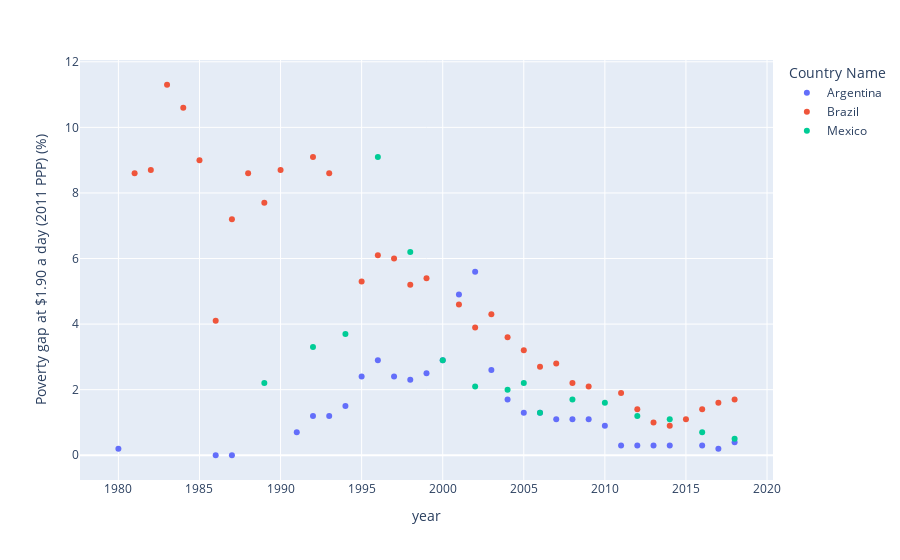

The code cell stored with this chart in its notebook:
### Code cell
px.scatter(df, x='year', y=perc_pov_19, color='Country Name')

### Figure 1 — Plotly figure (JSON) as saved in the notebook; plotly's stock layout.template omitted (floating-point values rounded to 4 significant figures)
{"data": [{"hovertemplate": "Country Name=Argentina<br>year=%{x}<br>Poverty gap at $1.90 a day (2011 PPP) (%)=%{y}<extra></extra>", "legendgroup": "Argentina", "marker": {"color": "#636efa", "symbol": "circle"}, "mode": "markers", "name": "Argentina", "orientation": "v", "showlegend": true, "type": "scatter", "x": [1980, 1986, 1987, 1991, 1992, 1993, 1994, 1995, 1996, 1997, 1998, 1999, 2000, 2001, 2002, 2003, 2004, 2005, 2006, 2007, 2008, 2009, 2010, 2011, 2012, 2013, 2014, 2016, 2017, 2018], "xaxis": "x", "y": [0.2, 0, 0, 0.7, 1.2, 1.2, 1.5, 2.4, 2.9, 2.4, 2.3, 2.5, 2.9, 4.9, 5.6, 2.6, 1.7, 1.3, 1.3, 1.1, 1.1, 1.1, 0.9, 0.3, 0.3, 0.3, 0.3, 0.3, 0.2, 0.4], "yaxis": "y"}, {"hovertemplate": "Country Name=Brazil<br>year=%{x}<br>Poverty gap at $1.90 a day (2011 PPP) (%)=%{y}<extra></extra>", "legendgroup": "Brazil", "marker": {"color": "#EF553B", "symbol": "circle"}, "mode": "markers", "name": "Brazil", "orientation": "v", "showlegend": true, "type": "scatter", "x": [1981, 1982, 1983, 1984, 1985, 1986, 1987, 1988, 1989, 1990, 1992, 1993, 1995, 1996, 1997, 1998, 1999, 2001, 2002, 2003, 2004, 2005, 2006, 2007, 2008, 2009, 2011, 2012, 2013, 2014, 2015, 2016, 2017, 2018], "xaxis": "x", "y": [8.6, 8.7, 11.3, 10.6, 9, 4.1, 7.2, 8.6, 7.7, 8.7, 9.1, 8.6, 5.3, 6.1, 6, 5.2, 5.4, 4.6, 3.9, 4.3, 3.6, 3.2, 2.7, 2.8, 2.2, 2.1, 1.9, 1.4, 1, 0.9, 1.1, 1.4, 1.6, 1.7], "yaxis": "y"}, {"hovertemplate": "Country Name=Mexico<br>year=%{x}<br>Poverty gap at $1.90 a day (2011 PPP) (%)=%{y}<extra></extra>", "legendgroup": "Mexico", "marker": {"color": "#00cc96", "symbol": "circle"}, "mode": "markers", "name": "Mexico", "orientation": "v", "showlegend": true, "type": "scatter", "x": [1989, 1992, 1994, 1996, 1998, 2000, 2002, 2004, 2005, 2006, 2008, 2010, 2012, 2014, 2016, 2018], "xaxis": "x", "y": [2.2, 3.3, 3.7, 9.1, 6.2, 2.9, 2.1, 2, 2.2, 1.3, 1.7, 1.6, 1.2, 1.1, 0.7, 0.5], "yaxis": "y"}], "layout": {"legend": {"title": {"text": "Country Name"}, "tracegroupgap": 0}, "margin": {"t": 60}, "xaxis": {"anchor": "y", "domain": [0, 1], "title": {"text": "year"}}, "yaxis": {"anchor": "x", "domain": [0, 1], "title": {"text": "Poverty gap at $1.90 a day (2011 PPP) (%)"}}}}
